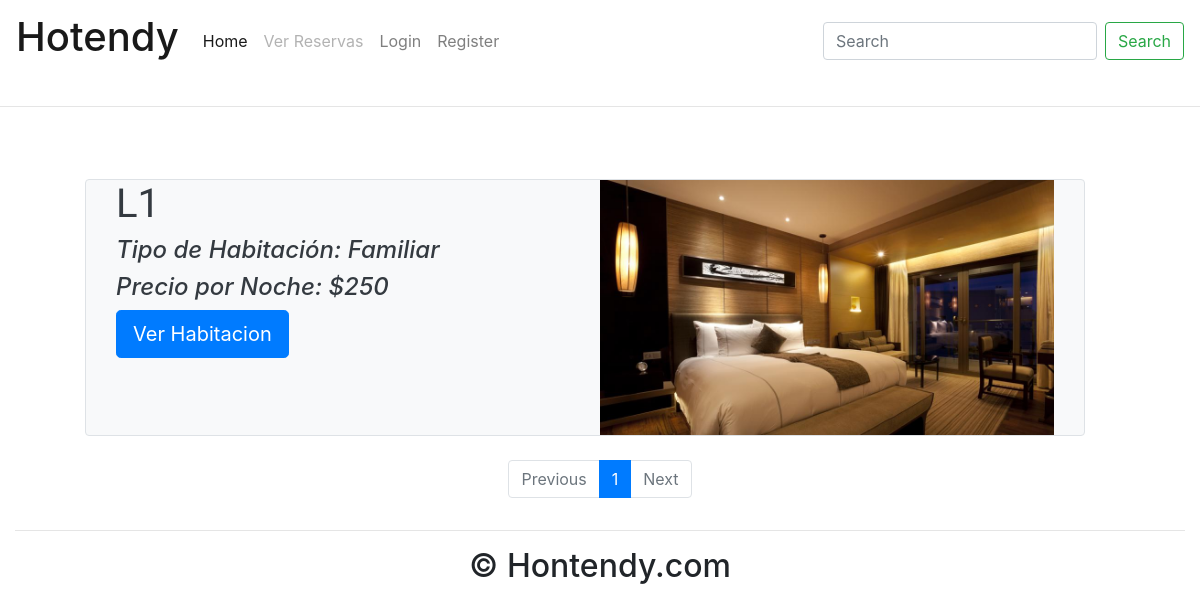
The page /hoteles/1/ on the database as committed earlier.
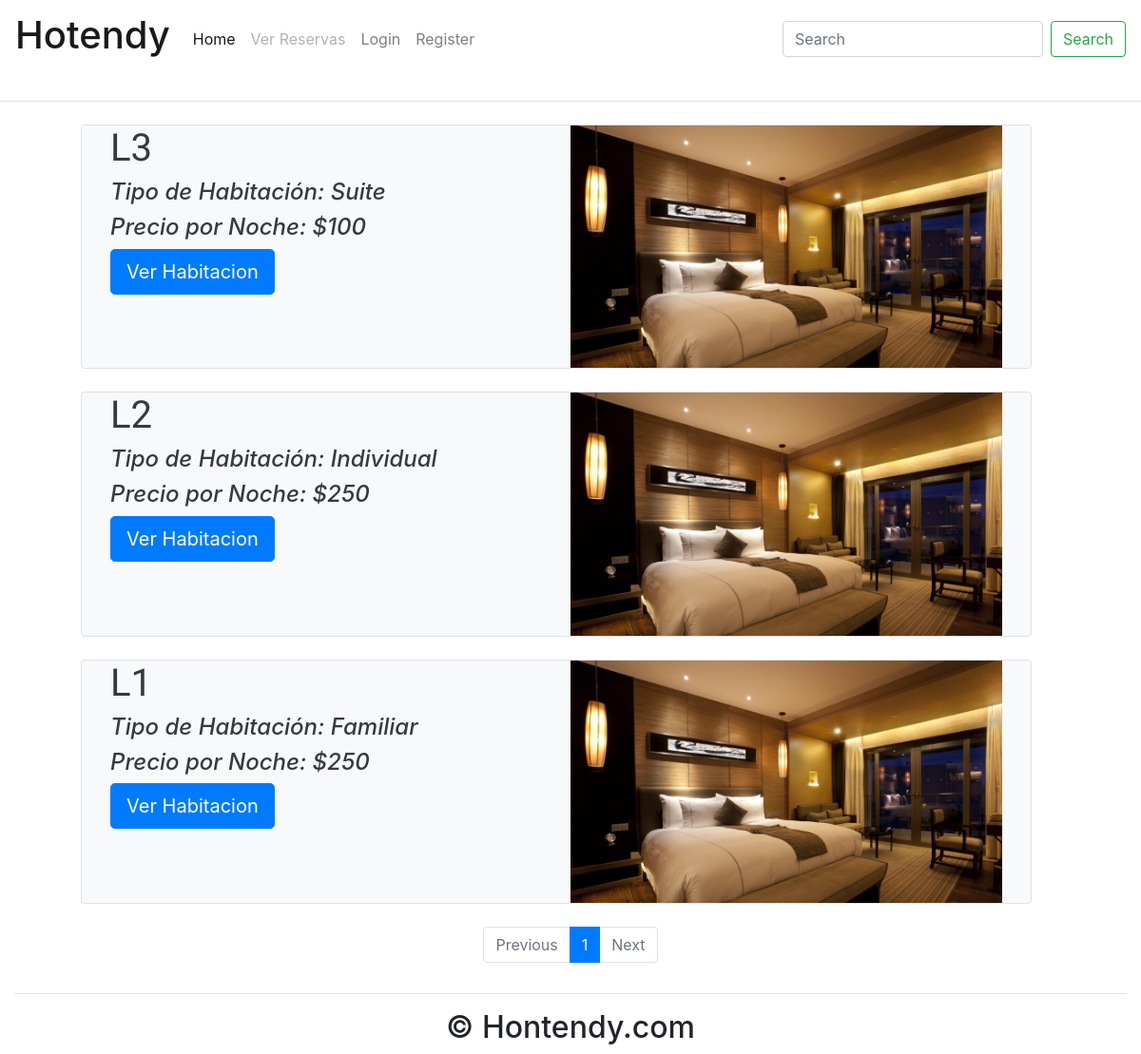
The same page on the database as committed later.
### Proyecto/models.py (models this page shows, shortened)
class Habitacion(models.Model):
    precio_noche = models.IntegerField()
    descripcion = models.TextField(max_length=500, default="Descripcion estandar")
    num_habitacion = models.CharField(max_length= 5)
    cant_dormitorios = models.IntegerField()
    cant_banios = models.IntegerField()
    status_estado = [
        ('Disponible', 'D'),
        ('Ocupado', 'O'),
    ]
    estado = models.CharField(max_length=50, choices=status_estado, default='Disponible')
    status=[
    ('Suite', 'Suite'),
    ('Matrimonial', 'Matrimonial'),
    ('Individual', 'Individual'),
    ('Familiar', 'Familiar'),
    ('Normal', 'Normal'),
    ('Presidencial', 'Presidencial'),
    ]
    tipo_habitacion = models.CharField(max_length = 50,choices = status, default='Normal')
    img_habitacion = models.ImageField(max_length=100, default='/img_habitacion/habitacion_prueba.jpg', upload_to='img_habitacion/', blank=True, null=True)
    class Meta:
        verbose_name = 'Habitacion'
        verbose_name_plural = 'Habitaciones'

### Proyecto/views.py (the view)
# urls.py: path('hoteles/<str:Hotel>/',HotelesView2,name="hoteles"),
def HotelesView2(request, Hotel):
    from .models import Hotel as hotel
    hoteles = hotel.objects.get(pk=Hotel)  # Aca deberiamos llamar a las habitaciones del hotel que queremos
    h = hoteles.habitaciones.all() #Tomamos SOLO las habitaciones del hotel para hacer el pagination
    hab_o = h.filter(estado="Ocupado").count()
    hab = hoteles.habitaciones.count()
    paginator = Paginator(h, 9)
    page_number = request.GET.get('page')
    page_obj = paginator.get_page(page_number)
    context = {
        'hoteles': hoteles,
        'habitaciones': page_obj,
        'h': h,
        'hab': hab,
        'hab_o': hab_o,
    }
    return render(request, 'Proyecto/hoteles2.html', context)

### templates/Proyecto/hoteles2.html
{% extends 'Proyecto/home2.html' %}
{% load staticfiles %}
{% block styles %}
<link rel="stylesheet" href="{% static 'style_hab.css' %}">
{% endblock %}
{% block content %}
    <div class="container-fluid padding">
        {% if hab_o == hab %}
            <h1 id="hasta_las_manos">Sorry master, tamo hasta las manos</h1>
        {% else %}
            {% for habitacion in habitaciones %}
                <div class="row padding">
                    <div class="col-lg-1"></div>
                    {% if habitacion.estado == "Disponible" %}
                        <div class="row padding col-lg-10 rounded bg-light text-dark border">
                            <div class="col">
                                <h1 id="numhab">{{ habitacion.num_habitacion }}</h1>
                                <h4 class="descp">Tipo de Habitación: {{ habitacion.tipo_habitacion }}</h4>
                                <h4 class="descp">Precio por Noche: ${{ habitacion.precio_noche }}</h4>
                                <a href="{% url "habitaciones" habitacion.id %}">
                                    <button class="btn btn-primary btn-lg zoom">Ver Habitacion</button>
                                </a>
                            </div>
                            <div class="col">
                                <img alt="..." src=/media/{{ habitacion.img_habitacion }} class="img-fluid">
                            </div>
                        </div>
                    {% else %}
                        <div class="row padding col-lg-10 rounded sorry"></div>
                    {% endif %}
                    <div class="col-lg-1"></div>
                </div>
                <br>
            {% endfor %}
        {% endif %}
        <nav aria-label="">
            <ul class="pagination justify-content-center">
                {% if habitaciones.has_previous %}
                    <li class="page-item">
                        <a class="page-link" href="?page={{ habitaciones.previous_page_number }}">Previous</a>
                    </li>
                {% else %}
                    <li class="page-item disabled">
                        <a class="page-link" href="#" tabindex="-1" aria-disabled="true">Previous</a>
                    </li>
                {% endif %}
                {% for i in habitaciones.paginator.page_range %}
                    {% if habitaciones.number == i %}
                        <li class="page-item active" aria-current="page">
                            <span class="page-link">
                                {{ i }}<span class="sr-only">(current)</span>
                            </span>
                        </li>
                    {% else %}
                        <li class="page-item"><a class="page-link" href="?page={{ i }}">{{ i }}</a></li>
                    {% endif %}
                {% endfor %}
                {% if habitaciones.has_next %}
                    <li class="page-item">
                        <a class="page-link" href="?page={{ habitaciones.next_page_number }}">Next</a>
                    </li>
                {% else %}
                    <li class="page-item disabled">
                        <a class="page-link" href="#" tabindex="-1" aria-disabled="true">Next</a>
                    </li>
                {% endif %}
            </ul>
        </nav>
    </div>
{% endblock %}
{% block footer %}
    <footer>
        <div class="container-fluid padding">
            <div class="row text-center">
                <div class="col-12">
                    <hr class="light">
                    <h2>&copy; Hontendy.com</h2>
                </div>
            </div>
        </div>
    </footer>
{% endblock %}

### templates/Proyecto/home2.html (shortened to what this page needs)
<!DOCTYPE html>
<html lang="en">
<head>
    {% load staticfiles %}
    <link rel="stylesheet" href="https://cdn.jsdelivr.net/npm/bootstrap@4.5.3/dist/css/bootstrap.min.css"
>
    {% block styles %}{% endblock %}
</head>
<body>
{% block nav %}
    <header class="wololo">
        {% include 'Proyecto/nav.html' %}
    </header>
{% endblock %}
{% block content %}{% endblock %}
{% block footer %}{% endblock %}
</body>
</html>

### templates/Proyecto/nav.html (shortened to what this page needs)
<nav class="navbar navbar-expand-lg navbar-light">
    <a class="navbar-brand" href="{% url 'home' %}"><h1>Hotendy</h1></a>
    <div class="collapse navbar-collapse" id="navbarResponsive">
        <ul class="navbar-nav mr-auto">
            <li class="nav-item active">
                <a class="nav-link" href="{% url 'home' %}">Home <span class="sr-only">(current)</span></a>
            </li>
            <li class="nav-item">
                {% if request.user.is_authenticated %}
                    <a class="nav-link" href="{% url "deshacer_reserva"%}">Ver Reservas</a>
                {% else %}
                    <a class="nav-link disabled" aria-disabled="true" href="">Ver Reservas</a>
                {% endif %}
            </li>
            <li class="nav-item">
                {% if request.user.is_authenticated %}
                    <a class="nav-link" href="{% url 'logout' %}">Logout</a>
                {% else %}
                    <a class="nav-link " href="{% url 'login' %}">Login</a>
                {% endif %}
            </li>
            <li class="nav-item">
                <a class="nav-link " href="{% url 'register' %}">Register</a>
            </li>
        </ul>
        <form class="form-inline my-2 my-lg-0">
            <input class="form-control mr-sm-2" type="search" placeholder="Search" aria-label="Search" name="buscar">
            <button class="btn btn-outline-success my-2 my-sm-0" type="submit">Search</button>
        </form>
    </div>
</nav>
<hr class="my-4">

### Proyecto/static/style_hab.css (style rules this page uses)
#numhab { font-family: 'Sansita Swashed', cursive; }
.zoom { transition: transform .5s; }
.descp { font-style: italic; }

Rows that differ between the two databases and show on the page:
now on this page (row edited): Habitacion: num_habitacion "L3", tipo_habitacion "Suite", precio_noche "100", img_habitacion (picture)
now on this page (row edited): Habitacion: num_habitacion "L2", tipo_habitacion "Individual", precio_noche "250", img_habitacion (picture)
